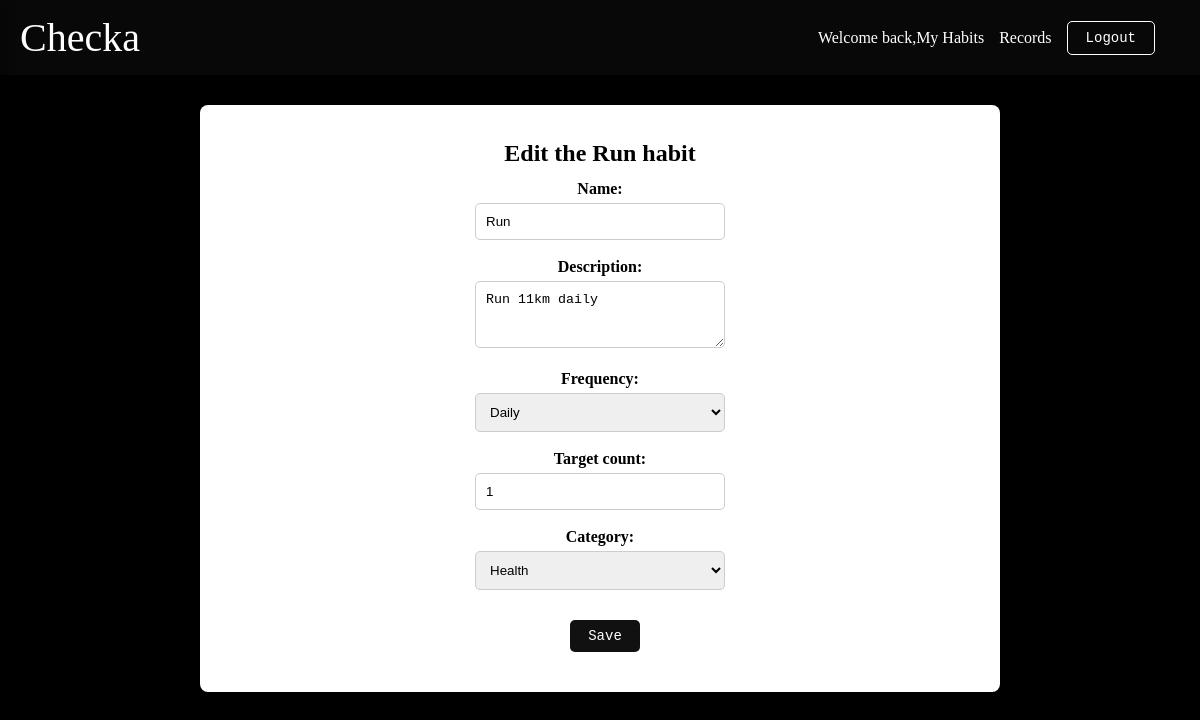
Screenshot of /habits/1 (signed in) with the database file from the repository.
### checka/models.py (models this page shows, shortened)
class Habit(models.Model):
    FREQUENCY_CHOICES = (
        ('DAILY', 'Daily'),
        ('WEEKLY', 'Weekly'),
        ('MONTHLY', 'Monthly'),
    )
    user = models.ForeignKey(User, on_delete=models.CASCADE, related_name='habits')
    name = models.CharField(max_length=100)
    description = models.TextField(blank=True, null=True)
    category = models.ForeignKey(Category, on_delete=models.SET_NULL, null=True, blank=True, related_name='habits')
    is_active = models.BooleanField(default=True)
    frequency = models.CharField(max_length=20, choices=FREQUENCY_CHOICES, default='DAILY')
    target_count = models.PositiveIntegerField(default=1)
    created_at = models.DateTimeField(auto_now_add=True)
    updated_at = models.DateTimeField(auto_now=True)
    class Meta:
        unique_together = ['user', 'name']

### checka/views.py (the view)
# urls.py: path('habits/<int:pk>', views.habit_update, name='habit_update'),
@login_required(login_url=settings.LOGIN_URL)
def habit_update(request, pk):
    habit = Habit.objects.get(pk=pk, user=request.user)
    if request.method == 'POST':
        form = HabitForm(request.POST, instance=habit)
        if form.is_valid():
            habit = form.save(commit=False)
            habit.user = request.user
            habit.save()
            return redirect(reverse_lazy('habit_list_create'))
    else:
        form = HabitForm(instance=habit)
    context = {
        'form': form,
        'habit': habit,
    }
    return render(request, 'checka/habit_update.html', context)

### checka/forms.py
class HabitForm(forms.ModelForm):
    class Meta:
        model = Habit
        fields = ['name', 'description', 'frequency', 'target_count', 'category']
        widgets = {
            'description': forms.Textarea(attrs={'rows': 3}),
        }
    def __init__(self, *args, **kwargs):
        user = kwargs.pop('user', None)
        super(HabitForm, self).__init__(*args, **kwargs)
        if user:
            self.fields['category'].queryset = Category.objects.filter(
                user__in=[user, None]
            ).distinct()
        else:
            self.fields['category'].queryset = Category.objects.all()

### checka/models.py (called while the page is built)
    def __str__(self):
        return self.name

### checka/templates/checka/habit_update.html (shortened to what this page needs)
{% extends "base.html" %}
{% block content %}
<div class="container">
    <div class="form-container">
        <h2>Edit the {{ habit.name }} habit</h2>
        <form method="post">
            {{ form.name.label_tag }} {{ form.name }}<br>
            {{ form.description.label_tag }} {{ form.description }}<br>
            {{ form.frequency.label_tag }} {{ form.frequency }}<br>
            {{ form.target_count.label_tag }} {{ form.target_count }}<br>
            <div class="category-select">
                {{ form.category.label_tag }} {{ form.category }}
            </div>
            <button type="submit" class="btn-solid">Save</button>
        </form>
    </div>
</div>
{% endblock %}

### static/css/style.css (style rules this page uses)
* { box-sizing: border-box; padding: 0; margin: 0; }
html { scroll-behavior: smooth; }
body { font-family: "Halant", serif; font-weight: 400; font-style: normal; margin: 0; background-color: #000000; }
.container { margin: 30px auto; max-width: 800px; background: #fff; padding: 20px; border-radius: 8px; box-shadow: 0 2px 8px rgba(0, 0, 0, 0.08); }
button { cursor: pointer; border: none; outline: none; }
h1, h2, h3 { padding-top: 15px; padding-bottom: 5px; }
input, textarea, select { width: 250px; padding: 10px; border: 1px solid #ccc; border-radius: 5px; margin-bottom: 10px; }
label { display: block; margin-bottom: 5px; margin-top: 8px; font-weight: bold; }
.form-container { margin-bottom: 20px; text-align: center; }
.btn-outline, .btn-solid { padding: 8px 18px; font-size: 14px; text-decoration: none; border-radius: 5px; border: 1px solid #111; margin-left: 10px; font-family: monospace; margin-top: 20px; transition: 256ms all; }
.btn-solid { background: #111; color: #fff; border: none; }

### rows the page displays
Habit: name "Run", description "Run 11km daily", frequency "Daily", target_count "1", category "Health"
